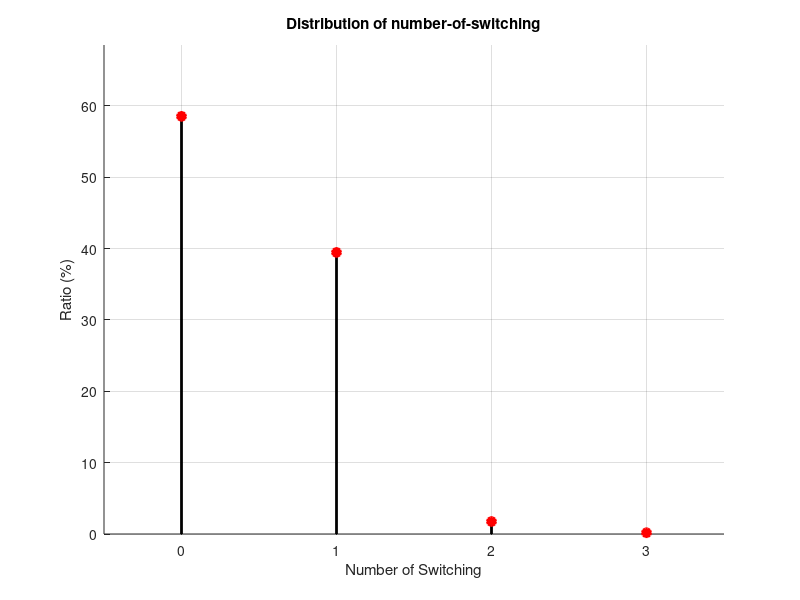
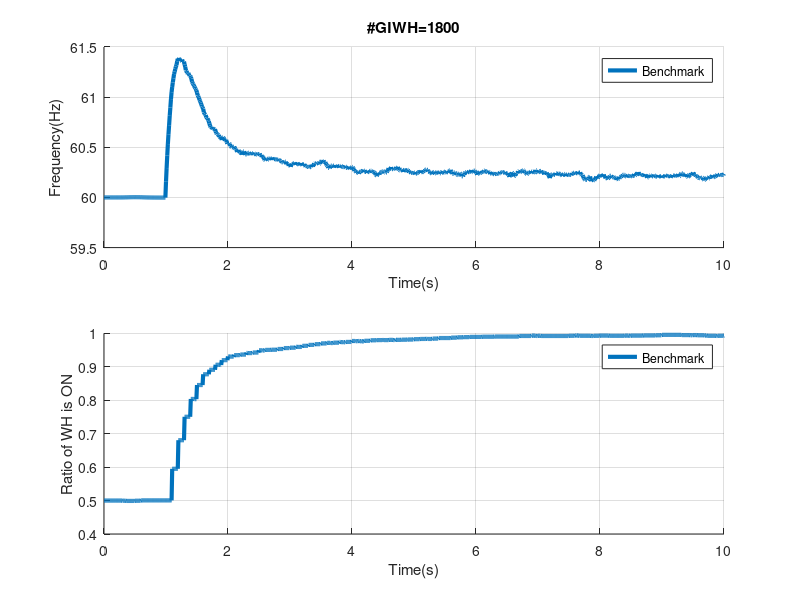
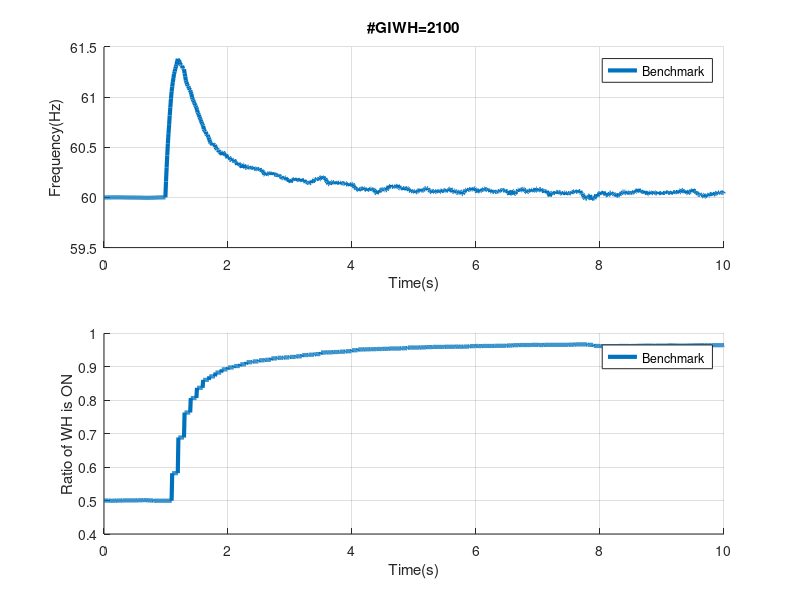
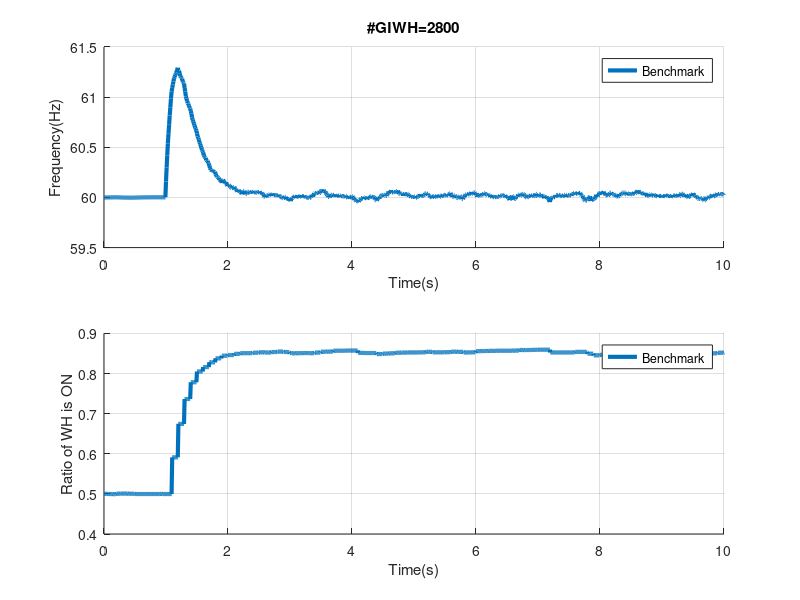

Write the MATLAB code that produced these figures, in order.
% This script implements the S-DSM controller with dynamic alpha proposed in the paper 
% "A Stochastic Controller for Primary Frequency Regulation using ON/OFF Demand Side Resources"
% Guanyu Tian 03/07/2023

clear all
% close all
clc

for N = [1800, 2100, 2800] % number of water heater participating in DR, 3 scenarios
% initialization
P_on = 1e-4; % power of water heater is 1 kW when turned on
omega0 = 1; % nominal frequency is 60 Hz
oemga_DR = [60,60]/60; % the thresholds for DR triggering, 2 Hz deadband
H = 20;
D = 3;
Pm = 10;
T = 10;
t_sequence = 0:0.01:T;
N_step = length(t_sequence);
WH_status = [zeros(N/2,1);ones(N/2,1)]; % half on, half off
WH_status_record = zeros(N,N_step);
WH_status_record(:,1) = WH_status;
WH_T_record = zeros(N,N_step);% random initial temeprature
WH_T_record(:,1) = rand(N,1)*10+50;
% WH_T_record(1:50,1) = ones(50,1) * (50 + 0.02);
% WH_T_record(N-49:N,1) = ones(50,1) * (60 - 0.02);
Pe_fix = Pm-sum(WH_status*P_on)*ones(1,N_step);
Pe_fix_init = Pe_fix(1);
k=10;

% time domain simulation
rng(666)
x = [0;omega0];
flag = zeros(N,1);
for t=2:N_step
    delta = x(1,end);
    omega = x(2,end);
    if t_sequence(t)>=1
        Pe_fix(t)=Pe_fix_init-0.1 + normrnd(0,0.005);
    end
    alpha = abs(omega-1)*k;
     
    if mod(t_sequence(t),0.1)==0 % response frequency of WH is 0.1 s
        if omega<oemga_DR(1) % WH response to under frequency
            for i = 1:N
                if WH_status(i)==1
                    n = rand(1);
                    if n<alpha
                        WH_status(i) = 0;
                    end
                end
            end
        end
        if omega>oemga_DR(2) % WH response to over frequency
            for i = 1:N 
                if WH_status(i)==0
                    n = rand(1);
                    if n<=alpha
                        WH_status(i) = 1;
                    end
                end
            end
        end
    end
    
    WH_T_record(:,t) = WH_T_record(:,t-1) + 0.01/120*(2*WH_status-1);
    
    % temperature trigger
    index_ON = find(WH_T_record(:,t)<50);
    index_OFF = find(WH_T_record(:,t)>60);
    WH_status(index_ON) =  WH_status(index_ON)*0+1;
    WH_status(index_OFF) =  WH_status(index_OFF)*0;
    
    Pe = Pe_fix(t) + sum(WH_status*P_on); 
    WH_status_record(:,t) = WH_status;
        
    ddelta = omega-omega0;
    domega = (Pm-Pe-D*(omega-omega0))/(2*H);
    
    x = [x [delta+ddelta;omega+domega]];
end

figure(N)
subplot(2,1,1)
hold on
plot(t_sequence,x(2,:)*60,'LineWidth',3)
xlabel('Time(s)')
ylabel('Frequency(Hz)')
legend('Benchmark','S-DSM-static \alpha','S-DSM-dynamic \alpha')
grid on
title(['#GIWH=' num2str(N)])
subplot(2,1,2)
hold on
plot(t_sequence,sum(WH_status_record)/N,'LineWidth',3)
xlabel('Time(s)')
ylabel('Ratio of WH is ON')
legend('Benchmark','S-DSM-static \alpha','S-DSM-dynamic \alpha')
grid on
% ylim([0 0.6])
end

% count switching times for N=2800
sw_count = zeros(N,1);
for m_index = 1:N
    for t = 2:N_step
        if WH_status_record(m_index,t) ~= WH_status_record(m_index,t-1)
            sw_count(m_index) = sw_count(m_index) + 1;
        end
    end
end
prob = [length(find(sw_count==0))/N;
        length(find(sw_count==1))/N;
        length(find(sw_count==2))/N;
        length(find(sw_count==3))/N;
        length(find(sw_count==4))/N;
        length(find(sw_count==5))/N]*100;
list = 0:3;
figure
hold on
for i=list
    line([i i],[0 prob(i+1)],'LineWidth',2,'Color','black')
end
xlim([-0.5 max(list)+0.5])
ylim([0 max(prob+10)])
xlabel('Number of Switching')
ylabel('Ratio (%)')
scatter(list,prob(list+1),'MarkerEdgeColor','red',...
              'MarkerFaceColor','red',...
              'LineWidth',2)
grid on
title('Distribution of number-of-switching')

























